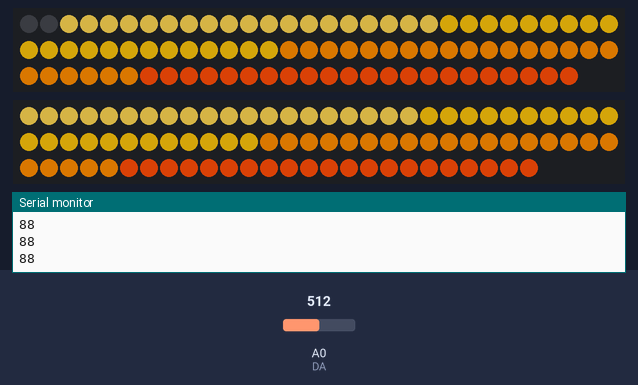
The sketch below on a simulated Arduino Uno, built with avr-gcc and run on an emulated ATmega328P. Shown: 88 RGB LEDs in strip order, left to right, continuing on the next row, 86 RGB LEDs in strip order, left to right, continuing on the next row, the last lines printed to the serial monitor. The inputs (shaded band) are chosen by the test bench; at power-on: A0 (DA) = 512. Dim RGB values are drawn brighter than linear.

Above: at 2.7 s.
2.8 s: A0 (DA) set to 306
4.3 s: A0 (DA) set to 122
At 5.5 s:
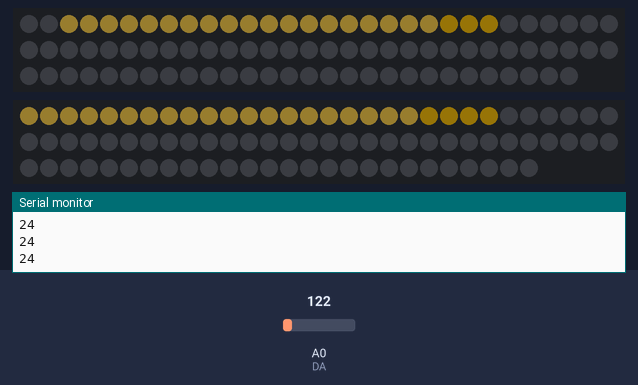
5.8 s: A0 (DA) set to 56
At 6.9 s:
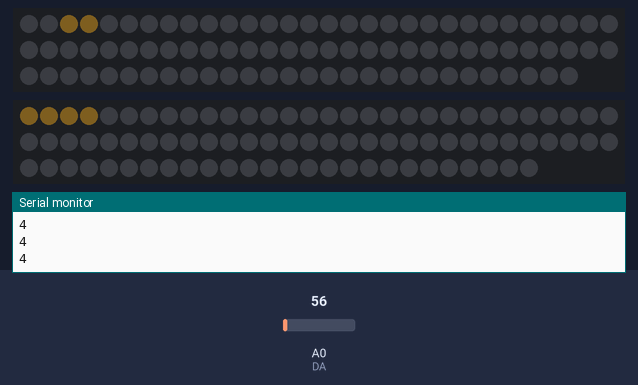
7.3 s: A0 (DA) set to 33
8.8 s: A0 (DA) set to 900
At 10.0 s:
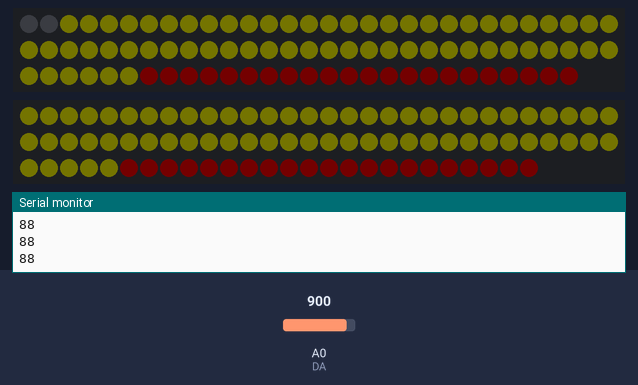
10.3 s: A0 (DA) set to 32
At 11.6 s:
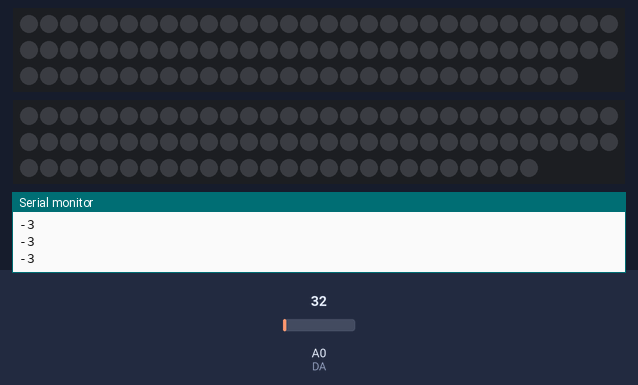
Timing chart, 0 to 12.8 s (numbered marks = the images above; inputs shaded):
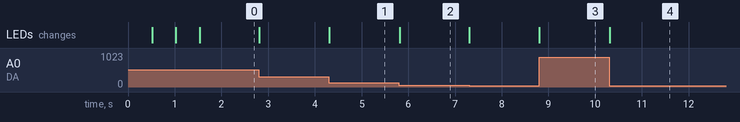

Measured:
- after the input at 4.3 s, the LEDs: change at once (image 1)
- after the input at 5.8 s, the LEDs: change at once (image 2)
- after the input at 8.8 s, the LEDs: change at once (image 3)
- after the input at 10.3 s, the LEDs: change at once (image 4)

The sketch:

Boomer.ino
```cpp
#include <FastLED.h>

#pragma region constants
#define LED_TYPE WS2812B
#define COLOR_ORDER GRB
int sensorvalue = 0;
float EMA_a = 0.6;
int EMA_S = 0;
int red = 0;
int green = 0;
int blue = 0;
int previous_value = 0;
#pragma endregion

#pragma region Variables
#define DATA_PIN 3
#define DATA_PIN2 4
#define NUM_LEDS 88
#define NUM_LEDS2 86
#define BRIGHTNESS 50
int DO = 2;    //Pin for Digital Output - DO
int DA = 0;    // Pin for Analog Output - AO
int trsh = 25; //Set minimum threshold for LED lit
#pragma endregion

#pragma region Strip Segments and Definitions
//strip1
#define limit1 21
#define limit2 43
#define limit3 66

//strip2
#define limit4 20
#define limit5 42
#define limit6 65


CRGB strip1[NUM_LEDS];
CRGB strip2[NUM_LEDS2];
#pragma endregion

void setup()
{
    Serial.begin(38400);
    pinMode(2, INPUT);
    FastLED.addLeds<LED_TYPE, DATA_PIN, COLOR_ORDER>(strip1, NUM_LEDS).setCorrection(TypicalLEDStrip);
    FastLED.addLeds<LED_TYPE, DATA_PIN2, COLOR_ORDER>(strip2, NUM_LEDS2).setCorrection(TypicalLEDStrip);
    EMA_S = analogRead(DA);

#pragma region Color Initialization
    LEDS.showColor(CRGB(255, 0, 0));
    delay(500);
    LEDS.showColor(CRGB(0, 255, 0));
    delay(500);
    LEDS.showColor(CRGB(0, 0, 255));
    delay(500);
    LEDS.showColor(CRGB(0, 0, 0));
#pragma endregion
}

void loop()
{
#pragma region maths
    sensorvalue = analogRead(DA); //Read the analog value
    EMA_S = (EMA_a * sensorvalue);

    int overtrsh = (EMA_S - trsh) >> 1;  //Divides by 2
    int overtrsh2 = (EMA_S - trsh) >> 1; //Divides by 2
    int avOvertrsh = (overtrsh + overtrsh2) >> 1;
    FastLED.setBrightness(avOvertrsh);
#pragma endregion

#pragma region LED Limiters
    if (overtrsh > NUM_LEDS)
    {
        overtrsh = NUM_LEDS;
    }
    if (overtrsh2 > NUM_LEDS2)
    {
        overtrsh2 = NUM_LEDS2;
    }
#pragma endregion

#pragma region Diagnosis
    Serial.println(overtrsh);
    // Serial.println(color3);
    // Serial.println(avOvertrsh);
    // Serial.println(EMA_S);
#pragma endregion

#pragma region Colors for Strip 1
        for (int i = 0; i < overtrsh && i < limit1; i++)
        {
            strip1[i] = CRGB(236, 199, 77);
        }
        for (int i = 21; i < overtrsh && i < limit2; i++)
        {
            strip1[i] = CRGB(233, 182, 12);
        }
        for (int i = 43; i < overtrsh && i < limit3; i++)
        {
            strip1[i] = CRGB::DarkOrange;
        }
        for (int i = 66; i < overtrsh && i < NUM_LEDS; i++)
        {
        strip1[i] = CRGB(255, 77, 9);
        }
        for (int i = NUM_LEDS - 1; i > overtrsh - 1 && i >= 0; i--)
        {
            strip1[i] = CRGB(0, 0, 0);
        }
#pragma endregion

#pragma region Colors for Strip2
        for (int i = 0; i < overtrsh2 && i < limit4; i++)
        {
            strip2[i] = CRGB(236, 199, 77);
        }
        for (int i = 20; i < overtrsh2 && i < limit5; i++)
        {
            strip2[i] = CRGB(233, 182, 12);
        }
        for (int i = 42; i < overtrsh2 && i < limit6; i++)
        {
            strip2[i] = CRGB::DarkOrange;
        }
        for (int i = 65; i < overtrsh2 && i < NUM_LEDS2; i++)
        {
            strip2[i] = CRGB(255, 77, 9);
        }
        for (int i = NUM_LEDS - 1; i > overtrsh2 - 1 && i >= 0; i--)
        {
            strip2[i] = CRGB(0, 0, 0);
        }
#pragma endregion
        FastLED.show();
    }
```
